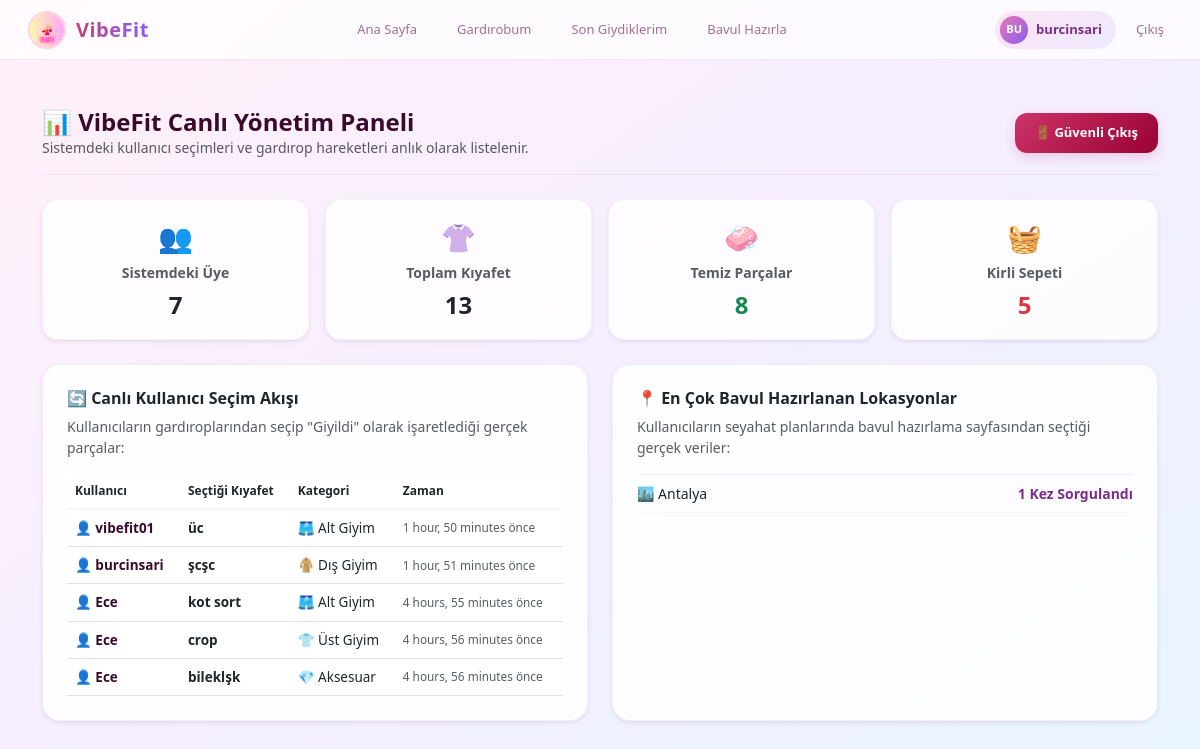
The page /yonetim-paneli/ (signed in) on the database its author committed.
### core/models.py (models this page shows, shortened)
class ClothingItem(models.Model):
    CATEGORY_CHOICES = [
        ('dis', 'Dış Giyim'),
        ('ust', 'Üst Giyim'),
        ('alt', 'Alt Giyim'),
        ('ayakkabi', 'Ayakkabı'),
        ('aksesuar', 'Aksesuar'),
    ]
    STYLE_CHOICES = [
        ('spor', 'Spor'),
        ('klasik', 'Klasik'),
        ('casual', 'Günlük/Casual'),
    ]
    user = models.ForeignKey(User, on_delete=models.CASCADE)
    category = models.CharField(
        max_length=20,
        choices=CATEGORY_CHOICES,
        verbose_name="Kategori"
    )
    name = models.CharField(max_length=100, verbose_name="Kıyafet Adı")
    style = models.CharField(
        max_length=20,
        choices=STYLE_CHOICES,
        default='casual',
        verbose_name="Stil"
    )
    color = models.CharField(max_length=30, verbose_name="Renk", blank=True, null=True)
    is_clean = models.BooleanField(default=True, verbose_name="Temiz mi?")
    is_favorite = models.BooleanField(default=False, verbose_name="Favori mi?")
    is_waterproof = models.BooleanField(default=False, verbose_name="Su Geçirmez mi?")
    min_temp = models.IntegerField(default=0, verbose_name='Min Derece')
    max_temp = models.IntegerField(default=30, verbose_name='Max Derece')
    last_worn = models.DateTimeField(null=True, blank=True, verbose_name="Son Giyilme Tarihi")
    class Meta:
        verbose_name_plural = "Kıyafetler"

class DestinationSearch(models.Model):
    city = models.CharField(max_length=100)
    searched_at = models.DateTimeField(auto_now_add=True)

### core/views.py (the view)
# urls.py: path('yonetim-paneli/', views.admin_dashboard, name='admin_dashboard'),
def admin_dashboard(request):
    if not request.user.is_authenticated or not (request.user.is_staff or request.user.is_superuser):
        return redirect('admin_login')
    total_users = User.objects.count()
    total_clothes = ClothingItem.objects.count()
    kirli_sayisi = ClothingItem.objects.filter(is_clean=False).count()
    temiz_sayisi = ClothingItem.objects.filter(is_clean=True).count()
    son_giyilenler = ClothingItem.objects.filter(last_worn__isnull=False).order_by('-last_worn')[:5]
    seçilen_sehirler = DestinationSearch.objects.values('city').annotate(bavul_sayisi=Count('id')).order_by('-bavul_sayisi')[:5]
    populer_seyahatler = []
    for s in seçilen_sehirler:
        populer_seyahatler.append({
            'sehir': s['city'],
            'bavul_sayisi': s['bavul_sayisi']
        })
    if not populer_seyahatler:
        populer_seyahatler = [
            {'sehir': 'Henüz veri yok', 'bavul_sayisi': 0}
        ]
    context = {
        'total_users': total_users,
        'total_clothes': total_clothes,
        'kirli_sayisi': kirli_sayisi,
        'temiz_sayisi': temiz_sayisi,
        'son_giyilenler': son_giyilenler,
        'populer_seyahatler': populer_seyahatler,
    }
    return render(request, 'admin_dashboard.html', context)

### core/templates/admin_dashboard.html (shortened to what this page needs)
{% extends 'base.html' %}
{% load static %}
{% block content %}
<div class="container mt-4">
    <div class="d-flex justify-content-between align-items-center mb-4 pb-3" style="border-bottom: 1px solid rgba(220,180,230,0.3);">
        <div>
            <h2 class="fw-bold" style="color: #3a0a2a; margin: 0; font-size: 24px;">📊 VibeFit Canlı Yönetim Paneli</h2>
            <p class="text-muted small mb-0">Sistemdeki kullanıcı seçimleri ve gardırop hareketleri anlık olarak listelenir.</p>
        </div>
        <form action="{% url 'logout' %}" method="POST" style="margin: 0;">
            <button type="submit" class="btn d-flex align-items-center gap-2" style="background: linear-gradient(135deg, #cc3366, #990033); color: white; font-weight: 600; font-size: 13px; padding: 10px 20px; border-radius: 12px; border: none; transition: all 0.2s; box-shadow: 0 4px 12px rgba(204,51,102,0.2);">
                🚪 Güvenli Çıkış
            </button>
        </form>
    </div>
    <div class="row g-3 mb-4">
        <div class="col-6 col-md-3">
            <div class="card shadow-sm p-3 text-center" style="border-radius: 16px; background: rgba(255,255,255,0.8); border: 1px solid rgba(220,180,230,0.2);">
                <div class="fs-3 mb-1">👥</div>
                <div class="text-muted small fw-semibold">Sistemdeki Üye</div>
                <div class="fs-4 fw-bold text-dark mt-1">{{ total_users }}</div>
            </div>
        </div>
        <div class="col-6 col-md-3">
            <div class="card shadow-sm p-3 text-center" style="border-radius: 16px; background: rgba(255,255,255,0.8); border: 1px solid rgba(220,180,230,0.2);">
                <div class="fs-3 mb-1">👚</div>
                <div class="text-muted small fw-semibold">Toplam Kıyafet</div>
                <div class="fs-4 fw-bold text-dark mt-1">{{ total_clothes }}</div>
            </div>
        </div>
        <div class="col-6 col-md-3">
            <div class="card shadow-sm p-3 text-center" style="border-radius: 16px; background: rgba(255,255,255,0.8); border: 1px solid rgba(220,180,230,0.2);">
                <div class="fs-3 mb-1">🧼</div>
                <div class="text-muted small fw-semibold">Temiz Parçalar</div>
                <div class="fs-4 fw-bold text-success mt-1">{{ temiz_sayisi }}</div>
            </div>
        </div>
        <div class="col-6 col-md-3">
            <div class="card shadow-sm p-3 text-center" style="border-radius: 16px; background: rgba(255,255,255,0.8); border: 1px solid rgba(220,180,230,0.2);">
                <div class="fs-3 mb-1">🧺</div>
                <div class="text-muted small fw-semibold">Kirli Sepeti</div>
                <div class="fs-4 fw-bold text-danger mt-1">{{ kirli_sayisi }}</div>
            </div>
        </div>
    </div>
    <div class="row g-4">
        <div class="col-md-6">
            <div class="card shadow-sm p-4 h-100" style="border-radius: 18px; background: rgba(255,255,255,0.85); border: 1px solid rgba(220,180,230,0.25);">
                <h4 class="fw-bold text-dark mb-2" style="font-size: 16px;">🔄 Canlı Kullanıcı Seçim Akışı</h4>
                <p class="text-muted small mb-3">Kullanıcıların gardıroplarından seçip "Giyildi" olarak işaretlediği gerçek parçalar:</p>
                <div class="table-responsive">
                    <table class="table table-hover align-middle mb-0">
                        <thead>
                            <tr style="font-size: 12px; color: #7c2d8a; border-bottom: 2px solid rgba(220,180,230,0.15);">
                                <th>Kullanıcı</th>
                                <th>Seçtiği Kıyafet</th>
                                <th>Kategori</th>
                                <th>Zaman</th>
                            </tr>
                        </thead>
                        <tbody style="font-size: 13.5px;">
                            {% for item in son_giyilenler %}
                            <tr>
                                <td class="fw-bold" style="color: #3a0a2a;">👤 {{ item.user.username }}</td>
                                <td class="fw-semibold">{{ item.name }}</td>
                                <td>
                                    {% if item.category == 'ust' %}👕 Üst Giyim
                                    {% elif item.category == 'alt' %}🩳 Alt Giyim
                                    {% elif item.category == 'dis' %}🧥 Dış Giyim
                                    {% elif item.category == 'ayakkabi' %}👟 Ayakkabı
                                    {% else %}💎 Aksesuar{% endif %}
                                </td>
                                <td class="text-muted small">{{ item.last_worn|timesince }} önce</td>
                            </tr>
                            {% empty %}
                            <tr>
                                <td colspan="4" class="text-muted text-center py-4 small">Sistemde henüz bir kıyafet seçimi/giyilme aksiyonu gerçekleşmedi.</td>
                            </tr>
                            {% endfor %}
                        </tbody>
                    </table>
                </div>
            </div>
        </div>
        <div class="col-md-6">
            <div class="card shadow-sm p-4 h-100" style="border-radius: 18px; background: rgba(255,255,255,0.85); border: 1px solid rgba(220,180,230,0.25);">
                <h4 class="fw-bold text-dark mb-2" style="font-size: 16px;">📍 En Çok Bavul Hazırlanan Lokasyonlar</h4>
                <p class="text-muted small mb-3">Kullanıcıların seyahat planlarında bavul hazırlama sayfasından seçtiği gerçek veriler:</p>
                <ul class="list-group list-group-flush">
                    {% for seyahat in populer_seyahatler %}
                    <li class="list-group-item d-flex justify-content-between align-items-center px-0 bg-transparent" style="font-size: 14px; border-bottom: 1px solid rgba(220,180,230,0.1);">
                        <span>🏙️ {{ seyahat.sehir }}</span>
                        <span class="fw-semibold" style="color: #7c2d8a;">{{ seyahat.bavul_sayisi }} Kez Sorgulandı</span>
                    </li>
                    {% endfor %}
                </ul>
            </div>
        </div>
    </div>
</div>
{% endblock %}

### core/templates/base.html (shortened to what this page needs)
{% load static %}
<!DOCTYPE html>
<html lang="tr">
<head>
    <link href="https://cdn.jsdelivr.net/npm/bootstrap@5.3.0/dist/css/bootstrap.min.css" rel="stylesheet">
</head>
<body>
    <div class="topbar">
        <div class="logo-area">
            <a href="{% url 'index' %}" class="d-flex align-items-center text-decoration-none" style="gap: 10px;">
                <img src="{% static 'img/logo.png' %}" alt="VibeFit Logo" style="width: 38px; height: 38px; border-radius: 50%; border: 2px solid #FFD1DC; object-fit: cover;">
                <span class="logo-text">VibeFit</span>
            </a>
        </div>
        <div class="top-nav">
            <a href="{% url 'index' %}" class="tn-item" id="nav-home">Ana Sayfa</a>
            <a href="{% url 'gardrop' %}" class="tn-item" id="nav-gardrop">Gardırobum</a>
            <a href="{% url 'history' %}" class="tn-item" id="nav-history">Son Giydiklerim</a>
            <a href="{% url 'bavul_hazirla' %}" class="tn-item" id="nav-bavul">Bavul Hazırla</a>
        </div>
        <div class="top-right">
            {% if request.user.is_authenticated %}
                <div class="avatar-pill">
                    <div class="avatar-circle">{{ request.user.username|slice:":2"|upper }}</div>
                    <span class="avatar-name">{{ request.user.username }}</span>
                </div>
                <form action="{% url 'logout' %}" method="POST" style="margin: 0;">
                    <button type="submit" class="logout-btn">Çıkış</button>
                </form>
            {% endif %}
        </div>
    </div>
    <div class="py-4">
        {% block content %}
        {% endblock %}
    </div>
</body>
</html>

### core/templates/base.html (style rules this page uses)
* { box-sizing: border-box; margin: 0; padding: 0; }
body { background: linear-gradient(145deg, #fff0f8 0%, #f5eeff 50%, #e8f4ff 100%); min-height: 100vh; font-family: 'Segoe UI', Roboto, sans-serif; }
.topbar { background: rgba(255, 255, 255, 0.72); backdrop-filter: blur(12px); -webkit-backdrop-filter: blur(12px); border-bottom: 1px solid rgba(220, 180, 230, 0.3); padding: 0 28px; height: 60px; display: flex; align-items: center; justify-content: space-between; position: sticky; top: 0; z-index: 1000; }
.logo-area { display: flex; align-items: center; gap: 10px; flex-shrink: 0; }
.logo-text { font-size: 20px; font-weight: 700; background: linear-gradient(90deg, #c2447a, #8b5cf6); -webkit-background-clip: text; -webkit-text-fill-color: transparent; background-clip: text; letter-spacing: 0.5px; white-space: nowrap; }
.top-nav { display: flex; gap: 4px; align-items: center; }
.tn-item { padding: 8px 18px; border-radius: 22px; font-size: 13px; font-weight: 500; color: #a07090; cursor: pointer; display: flex; align-items: center; gap: 6px; transition: all .2s; text-decoration: none; }
.top-right { display: flex; align-items: center; gap: 12px; flex-shrink: 0; }
.avatar-pill { display: flex; align-items: center; gap: 8px; background: linear-gradient(135deg, #fce4f3, #ede9fe); border-radius: 22px; padding: 5px 14px 5px 5px; }
.avatar-circle { width: 28px; height: 28px; border-radius: 50%; background: linear-gradient(135deg, #e879b0, #8b5cf6); display: flex; align-items: center; justify-content: center; color: #fff; font-size: 11px; font-weight: 600; }
.avatar-name { font-size: 13px; font-weight: 600; color: #7c2d8a; }
.logout-btn { background: none; border: none; color: #a07090; font-size: 13px; font-weight: 500; cursor: pointer; padding: 4px 8px; transition: color 0.2s; }

### rows shown on the page
ClothingItem: user.username "vibefit01", name "üc", category "🩳 Alt Giyim", last_worn "1 hour, 50 minutes"
ClothingItem: user.username "burcinsari", name "şcşc", category "🧥 Dış Giyim", last_worn "1 hour, 51 minutes"
ClothingItem: user.username "Ece", name "kot sort", category "🩳 Alt Giyim", last_worn "4 hours, 55 minutes"
ClothingItem: user.username "Ece", name "crop", category "👕 Üst Giyim", last_worn "4 hours, 56 minutes"
ClothingItem: user.username "Ece", name "bileklşk", category "💎 Aksesuar", last_worn "4 hours, 56 minutes"
DestinationSearch: sehir "Antalya", bavul_sayisi "1"

### other values the page prints
{{ request.user.username|slice:":2"|upper }} "BU"
{{ request.user.username }} "burcinsari"
{{ total_users }} "7"
{{ total_clothes }} "13"
{{ temiz_sayisi }} "8"
{{ kirli_sayisi }} "5"
